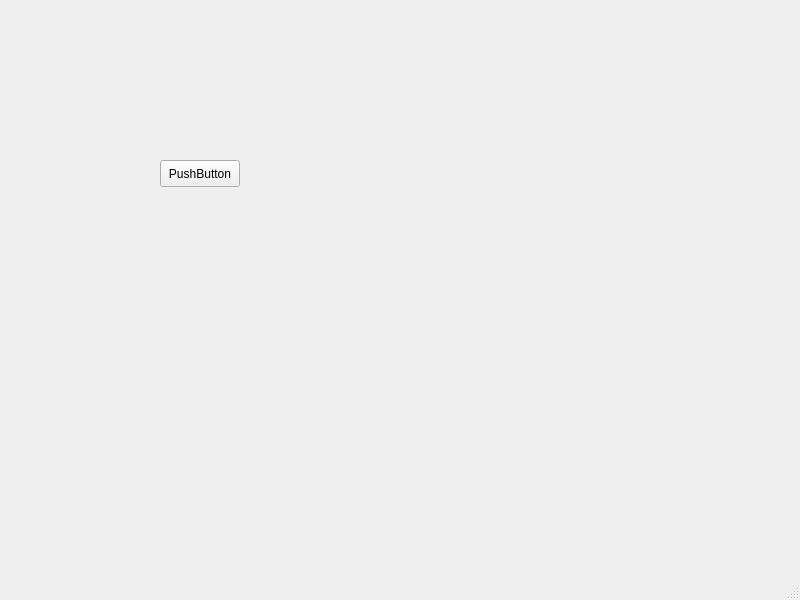
<?xml version="1.0" encoding="UTF-8"?>
<ui version="4.0">
 <class>MainWindow</class>
 <widget class="QMainWindow" name="MainWindow">
  <property name="geometry">
   <rect>
    <x>0</x>
    <y>0</y>
    <width>800</width>
    <height>600</height>
   </rect>
  </property>
  <property name="windowTitle">
   <string>MainWindow</string>
  </property>
  <widget class="QWidget" name="centralwidget">
   <widget class="QPushButton" name="pushButton">
    <property name="geometry">
     <rect>
      <x>160</x>
      <y>160</y>
      <width>80</width>
      <height>27</height>
     </rect>
    </property>
    <property name="text">
     <string>PushButton</string>
    </property>
   </widget>
  </widget>
  <widget class="QMenuBar" name="menubar">
   <property name="geometry">
    <rect>
     <x>0</x>
     <y>0</y>
     <width>800</width>
     <height>24</height>
    </rect>
   </property>
  </widget>
  <widget class="QStatusBar" name="statusbar"/>
 </widget>
 <resources/>
 <connections/>
</ui>
